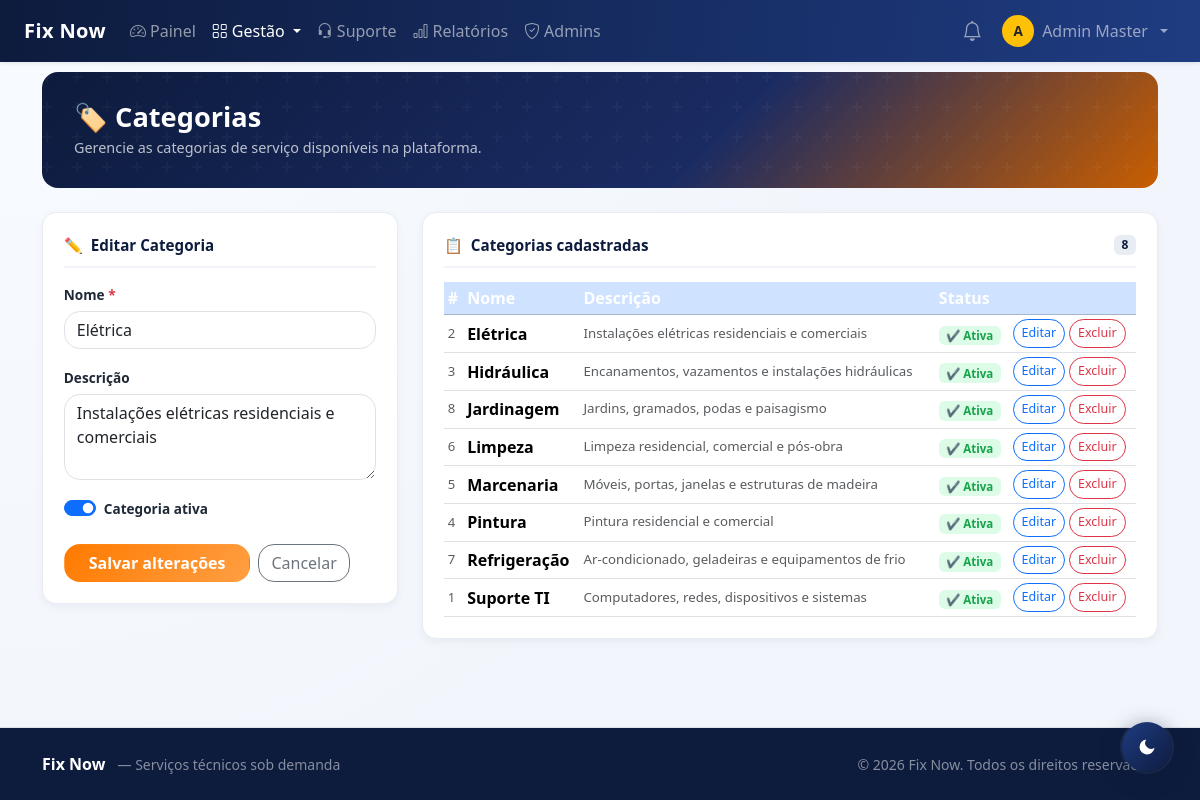
The app's page /view/admin/categorias.php?editar=2 (signed in) with its own data.
### tables this page shows
CREATE TABLE IF NOT EXISTS categoria (
  id        INT AUTO_INCREMENT PRIMARY KEY,
  nome      VARCHAR(100) NOT NULL UNIQUE,
  descricao VARCHAR(255) NULL,
  ativo     TINYINT(1)   NOT NULL DEFAULT 1,
  criado_em TIMESTAMP DEFAULT CURRENT_TIMESTAMP,
  admin_id  INT NULL,
  CONSTRAINT fk_categoria_admin FOREIGN KEY (admin_id) REFERENCES admin(id) ON DELETE SET NULL
);

### view/admin/categorias.php (the view, shortened to what this page needs)
<?php
require_once __DIR__ . '/_navbar.php';
$navbarHtml = ob_get_clean();
$categorias = $pdo->query('SELECT * FROM categoria ORDER BY nome ASC')->fetchAll();
$editando = null;
if (isset($_GET['editar'])) {
    $eid = (int)$_GET['editar'];
    foreach ($categorias as $c) { if ((int)$c['id'] === $eid) { $editando = $c; break; } }
}
?>
<!DOCTYPE html>
<html lang="pt-BR">
<head>
  <link href="https://cdn.jsdelivr.net/npm/bootstrap@5.3.3/dist/css/bootstrap.min.css" rel="stylesheet">
  <link href="../../assets/css/style.css" rel="stylesheet">
</head>
<body>
<?= $navbarHtml ?>
<main class="container py-4 mt-5">
  <div class="page-hero mb-4">
    <div style="position:relative;z-index:1">
      <h1>🏷 Categorias</h1>
      <p>Gerencie as categorias de serviço disponíveis na plataforma.</p>
    </div>
  </div>
  <div class="row g-4">
    <div class="col-lg-4">
      <div class="admin-card">
        <div class="secao-titulo">
          <span><?= $editando ? '✏️' : '➕' ?></span>
          <?= $editando ? 'Editar Categoria' : 'Nova Categoria' ?>
        </div>
        <form method="post">
          <div class="mb-3">
            <label class="form-label">Nome <span class="text-danger">*</span></label>
            <input type="text" name="nome" class="form-control" maxlength="100" required
              value="<?= htmlspecialchars($editando['nome'] ?? '') ?>" placeholder="Ex: Elétrica, Hidráulica…">
          </div>
          <div class="mb-3">
            <label class="form-label">Descrição</label>
            <textarea name="descricao" class="form-control" rows="3" maxlength="255"
              placeholder="Descrição opcional da categoria"><?= htmlspecialchars($editando['descricao'] ?? '') ?></textarea>
          </div>
          <div class="mb-4">
            <div class="form-check form-switch">
              <input type="checkbox" name="ativo" id="chk_ativo" class="form-check-input" value="1"
                <?= (!$editando || $editando['ativo']) ? 'checked' : '' ?>>
              <label class="form-check-label fw-semibold" for="chk_ativo" style="font-size:.85rem;">Categoria ativa</label>
            </div>
          </div>
          <div class="d-flex gap-2">
            <button type="submit" class="btn btn-warning fw-bold px-4">
              <?= $editando ? 'Salvar alterações' : 'Criar categoria' ?>
            </button>
            <?php if ($editando): ?>
              <a href="categorias.php" class="btn btn-outline-secondary">Cancelar</a>
            <?php endif; ?>
          </div>
        </form>
      </div>
    </div>
    <div class="col-lg-8">
      <div class="admin-card">
        <div class="secao-titulo">
          <span>📋</span>
          Categorias cadastradas
          <span class="badge ms-auto" style="background:#e8ecf3;color:#0d1b3d;font-size:.75rem;"><?= count($categorias) ?></span>
        </div>
        <?php if (!$categorias): ?>
          <div class="text-center py-5 text-muted">
            <div style="font-size:2.5rem;margin-bottom:.5rem;">📂</div>
            Nenhuma categoria cadastrada ainda.
          </div>
        <?php else: ?>
          <div class="table-responsive">
            <table class="table table-hover align-middle table-sm mb-0">
              <thead class="table-primary">
                <tr><th>#</th><th>Nome</th><th>Descrição</th><th>Status</th><th></th></tr>
              </thead>
              <tbody>
              <?php foreach ($categorias as $c): ?>
                <tr>
                  <td class="text-muted" style="font-size:.82rem;"><?= (int)$c['id'] ?></td>
                  <td class="fw-semibold"><?= htmlspecialchars($c['nome']) ?></td>
                  <td class="text-muted" style="font-size:.83rem;"><?= htmlspecialchars(mb_strimwidth($c['descricao'] ?? '—', 0, 60, '...')) ?></td>
                  <td>
                    <span class="badge" style="font-size:.72rem;background:<?= $c['ativo'] ? '#dcfce7' : '#f3f4f6' ?>;color:<?= $c['ativo'] ? '#16a34a' : '#6b7280' ?>;">
                      <?= $c['ativo'] ? '✔ Ativa' : 'Inativa' ?>
                    </span>
                  </td>
                  <td>
                    <div class="d-flex gap-1">
                      <a href="categorias.php?editar=<?= (int)$c['id'] ?>" class="btn btn-sm btn-outline-primary" style="font-size:.78rem;">Editar</a>
                      <?php if ($isMaster): ?>
                        <form method="post" class="d-inline" onsubmit="return confirm('Excluir esta categoria?');">
                          <button class="btn btn-sm btn-outline-danger" style="font-size:.78rem;">Excluir</button>
                        </form>
                      <?php endif; ?>
                    </div>
                  </td>
                </tr>
              <?php endforeach; ?>
              </tbody>
            </table>
          </div>
        <?php endif; ?>
      </div>
    </div>
  </div>
</main>
<?php require_once __DIR__ . '/../../includes/footer.php'; ?>
</body>
</html>

### assets/css/style.css (style rules this page uses)
:root { --fix-blue: #0d1b3d; --fix-blue-soft: #1f3c82; --fix-orange: #ff7a00; --fix-orange-soft: #ff9f43; --fix-bg: #f2f5fb; --fix-card: #ffffff; --fix-text: #1f2937; --fix-muted: #677489; --fix-shadow: 0 14px 32px rgba(15, 37, 84, 0.1); --fix-radius: 1rem; }
html, body { height: 100%; }
body { min-height: 100vh; display: flex; flex-direction: column; background: radial-gradient(circle at top left, #f8fbff, var(--fix-bg) 60%); color: var(--fix-text); }
main { flex: 1 0 auto; }
.bg-primary, .table-primary { background-color: var(--fix-blue) !important; }
.table-primary th { color: #fff; }
.btn-warning { background: linear-gradient(130deg, var(--fix-orange), var(--fix-orange-soft)); border-color: transparent; color: #fff; }
.btn, .form-control, .form-select, .card { border-radius: var(--fix-radius); transition: all 0.22s ease; }

### view/admin/categorias.php (style rules this page uses)
.page-hero { background:linear-gradient(135deg,#0d1b3d 0%,#1a2b63 60%,#c95e00 100%);border-radius:16px;padding:1.8rem 2rem;margin-bottom:1.5rem;position:relative;overflow:hidden }
.page-hero::before { content:'';position:absolute;inset:0;}
.page-hero h1 { color:#fff;font-size:clamp(1.2rem,3vw,1.7rem);font-weight:800;margin:0 0 .25rem }
.page-hero p { color:rgba(255,255,255,.72);font-size:.9rem;margin:0 }
.admin-card { background:#fff;border:1.5px solid #e8ecf3;border-radius:14px;padding:1.3rem;box-shadow:0 3px 10px rgba(13,27,61,.05) }
.secao-titulo { font-weight:700;font-size:.95rem;color:#0d1b3d;margin-bottom:.9rem;padding-bottom:.6rem;border-bottom:2px solid #f0f3fa;display:flex;align-items:center;gap:.5rem }
.form-label { font-size:.85rem;font-weight:600;margin-bottom:.35rem }

### records on screen
categoria: nome "Elétrica", descricao "Instalações elétricas residenciais e comerciais", ativo "☑", id "2", shows "✔ Ativa"
categoria: id "3", nome "Hidráulica", descricao "Encanamentos, vazamentos e instalações hidráulicas", ativo "✔ Ativa"
categoria: id "8", nome "Jardinagem", descricao "Jardins, gramados, podas e paisagismo", ativo "✔ Ativa"
categoria: id "6", nome "Limpeza", descricao "Limpeza residencial, comercial e pós-obra", ativo "✔ Ativa"
categoria: id "5", nome "Marcenaria", descricao "Móveis, portas, janelas e estruturas de madeira", ativo "✔ Ativa"
categoria: id "4", nome "Pintura", descricao "Pintura residencial e comercial", ativo "✔ Ativa"
categoria: id "7", nome "Refrigeração", descricao "Ar-condicionado, geladeiras e equipamentos de frio", ativo "✔ Ativa"
categoria: id "1", nome "Suporte TI", descricao "Computadores, redes, dispositivos e sistemas", ativo "✔ Ativa"

### other values on screen
$_navInicial "A"
$adminNome "Admin Master"
count($categorias) "8"
